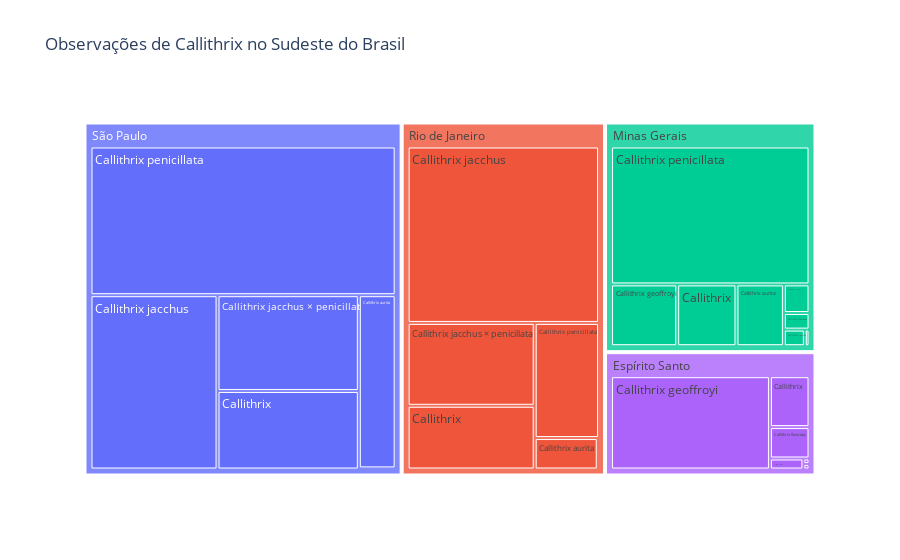

Here is the notebook cell this chart was saved with:
### Code cell
# plotly tree graph of df_sudeste_agrupado
import plotly.express as px
fig = px.treemap(df_sudeste_agrupado, path=['place_state_name', 'scientific_name'], values='counts', title='Observações de Callithrix no Sudeste do Brasil')
fig.show()

# Export as html
fig.write_html('../data/figures/observacoes_callithrix_sudeste.html')

### Figure 1 — Plotly figure (JSON) as saved in the notebook; plotly's stock layout.template omitted (floating-point values rounded to 4 significant figures)
{"data": [{"branchvalues": "total", "domain": {"x": [0, 1], "y": [0, 1]}, "hovertemplate": "labels=%{label}<br>counts=%{value}<br>parent=%{parent}<br>id=%{id}<extra></extra>", "ids": ["São Paulo/Callithrix penicillata", "Rio de Janeiro/Callithrix jacchus", "Minas Gerais/Callithrix penicillata", "São Paulo/Callithrix jacchus", "Espírito Santo/Callithrix geoffroyi", "São Paulo/Callithrix jacchus × penicillata", "São Paulo/Callithrix", "Rio de Janeiro/Callithrix jacchus × penicillata", "Rio de Janeiro/Callithrix", "Rio de Janeiro/Callithrix penicillata", "São Paulo/Callithrix aurita", "Minas Gerais/Callithrix geoffroyi", "Minas Gerais/Callithrix", "Minas Gerais/Callithrix aurita", "Espírito Santo/Callithrix", "Rio de Janeiro/Callithrix aurita", "Espírito Santo/Callithrix flaviceps", "Minas Gerais/Callithrix jacchus × penicillata", "Minas Gerais/Callithrix flaviceps", "Espírito Santo/Callithrix penicillata", "Minas Gerais/Callithrix jacchus", "Minas Gerais/Callithrix kuhlii", "Rio de Janeiro/Callithrix flaviceps", "Espírito Santo/Callithrix jacchus × penicillata", "São Paulo/Callithrix kuhlii", "Espírito Santo/Callithrix jacchus", "São Paulo", "Rio de Janeiro", "Minas Gerais", "Espírito Santo"], "labels": ["Callithrix penicillata", "Callithrix jacchus", "Callithrix penicillata", "Callithrix jacchus", "Callithrix geoffroyi", "Callithrix jacchus × penicillata", "Callithrix", "Callithrix jacchus × penicillata", "Callithrix", "Callithrix penicillata", "Callithrix aurita", "Callithrix geoffroyi", "Callithrix", "Callithrix aurita", "Callithrix", "Callithrix aurita", "Callithrix flaviceps", "Callithrix jacchus × penicillata", "Callithrix flaviceps", "Callithrix penicillata", "Callithrix jacchus", "Callithrix kuhlii", "Callithrix flaviceps", "Callithrix jacchus × penicillata", "Callithrix kuhlii", "Callithrix jacchus", "São Paulo", "Rio de Janeiro", "Minas Gerais", "Espírito Santo"], "name": "", "parents": ["São Paulo", "Rio de Janeiro", "Minas Gerais", "São Paulo", "Espírito Santo", "São Paulo", "São Paulo", "Rio de Janeiro", "Rio de Janeiro", "Rio de Janeiro", "São Paulo", "Minas Gerais", "Minas Gerais", "Minas Gerais", "Espírito Santo", "Rio de Janeiro", "Espírito Santo", "Minas Gerais", "Minas Gerais", "Espírito Santo", "Minas Gerais", "Minas Gerais", "Rio de Janeiro", "Espírito Santo", "São Paulo", "Espírito Santo", "", "", "", ""], "type": "treemap", "values": [1096.0, 834.0, 710.0, 535.0, 442.0, 327.0, 268.0, 260.0, 200.0, 183.0, 154.0, 106.0, 95.0, 76.0, 60.0, 49.0, 37.0, 19.0, 11.0, 11.0, 9.0, 2.0, 1.0, 1.0, 1.0, 1.0, 2381.0, 1527.0, 1028.0, 552.0]}], "layout": {"legend": {"tracegroupgap": 0}, "title": {"text": "Observações de Callithrix no Sudeste do Brasil"}}}
